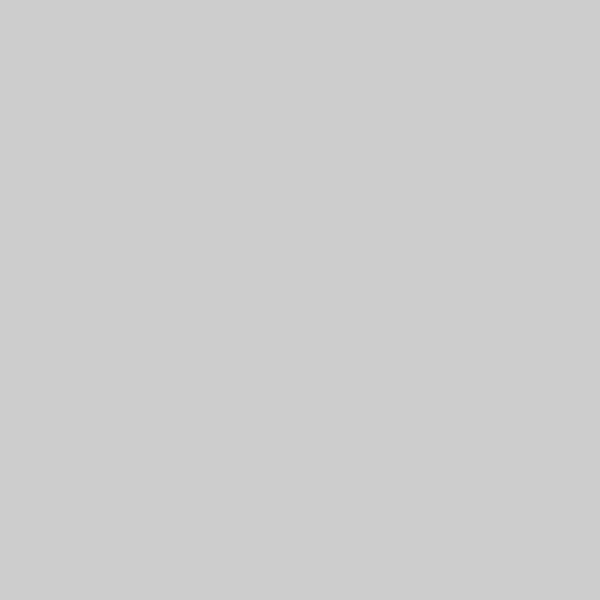
Frame 1 (no input)
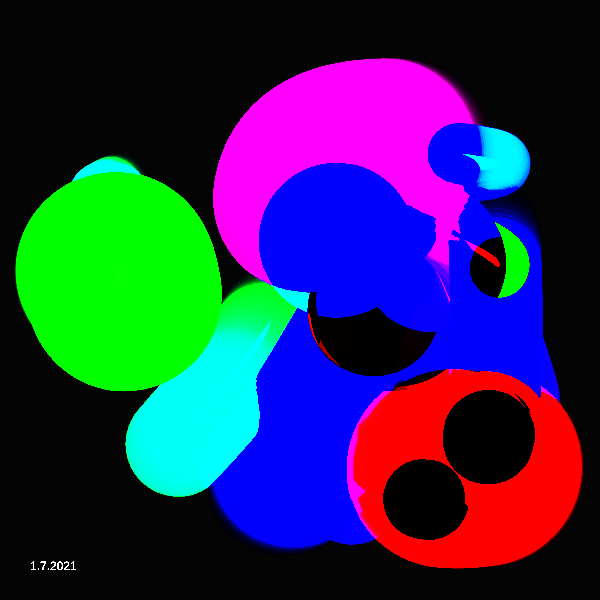
Frame 60 (no input)
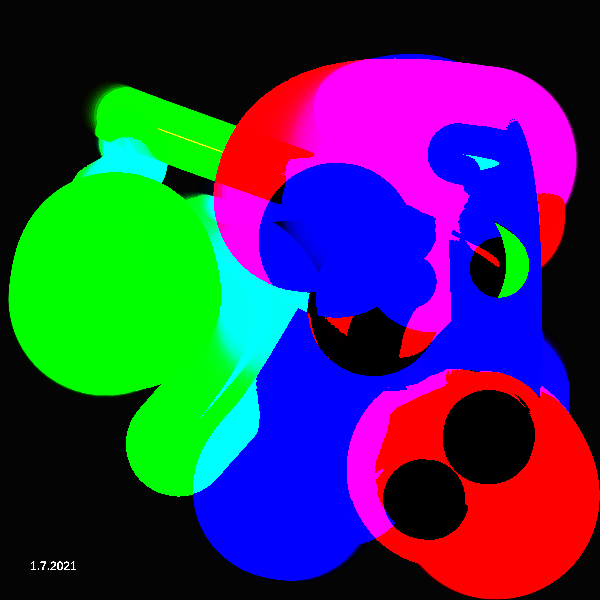
Frame 120 (the mouse pressed at the canvas centre since frame 60)

The p5.js sketch that drew these frames (run headless with seeded random() and noise() and a simulated clock; from frame 60 on, the mouse is pressed at the canvas centre):

// p5.js sketch
// ── sketch.js
/*
Fork from kusakari 
*/

let _nsRate;
let _maxPoint;
let _aryObject = [];
let _objectNum;

function setup() {
  var canvas;
  if(windowWidth>=600 && windowHeight >=600){
    canvas = createCanvas(600, 600);
  }
  else{
    canvas = createCanvas(windowWidth, windowHeight - 100);
  }

  var x = (windowWidth - width) / 2;
  var y = (windowHeight - height) / 2;

  canvas.position(x, y);

  frameRate(30);
  colorMode(HSB, 360, 100, 100, 255);
  strokeCap(ROUND);
  strokeJoin(ROUND);
  noFill();

  _objectNum = 16;
  _nsRate = 0.001;
  _maxPoint = 50;

  for (let i = 0; i < _objectNum; i++) {
    _aryObject.push(new line());
  }
}

function draw() {
  // clear();
  blendMode(OVERLAY);
  background(0, 50);

  for (let i = 0; i < _objectNum; i++) {
    _aryObject[i].update();
    _aryObject[i].draw();
  }
  fill(255);
  noStroke();
  text("1.7.2021", 30, height-30)
}

class line {
  constructor() {
    this.nsX = random(100);
    this.nsY = random(100);
    this.color = color(random(360), 100, 100, 255);
    this.sw = random(width/20, width/3);
    this.aryPoints = [];
  }
  update() {
    this.nsX += _nsRate;
    this.nsY += _nsRate;
    this.aryPoints.unshift([
      width/3 * cos(8*PI*noise(this.nsX)),
      height/3 * sin(8*PI*noise(this.nsY))
    ]);

    while (this.aryPoints.length > _maxPoint) {
      this.aryPoints.pop();
    }
  }
  draw() {
    stroke(this.color);
    strokeWeight(this.sw);
    push();
    translate(width/2, height/2);
    beginShape();
    for (let i = 0; i < this.aryPoints.length; i++) {
      curveVertex(this.aryPoints[i][0], this.aryPoints[i][1]);
    }
    endShape();
    pop();
  }
}

function mouseReleased() {
  _aryObject = [];
  for (let i = 0; i < _objectNum; i++) {
    _aryObject.push(new line());
  }
}
